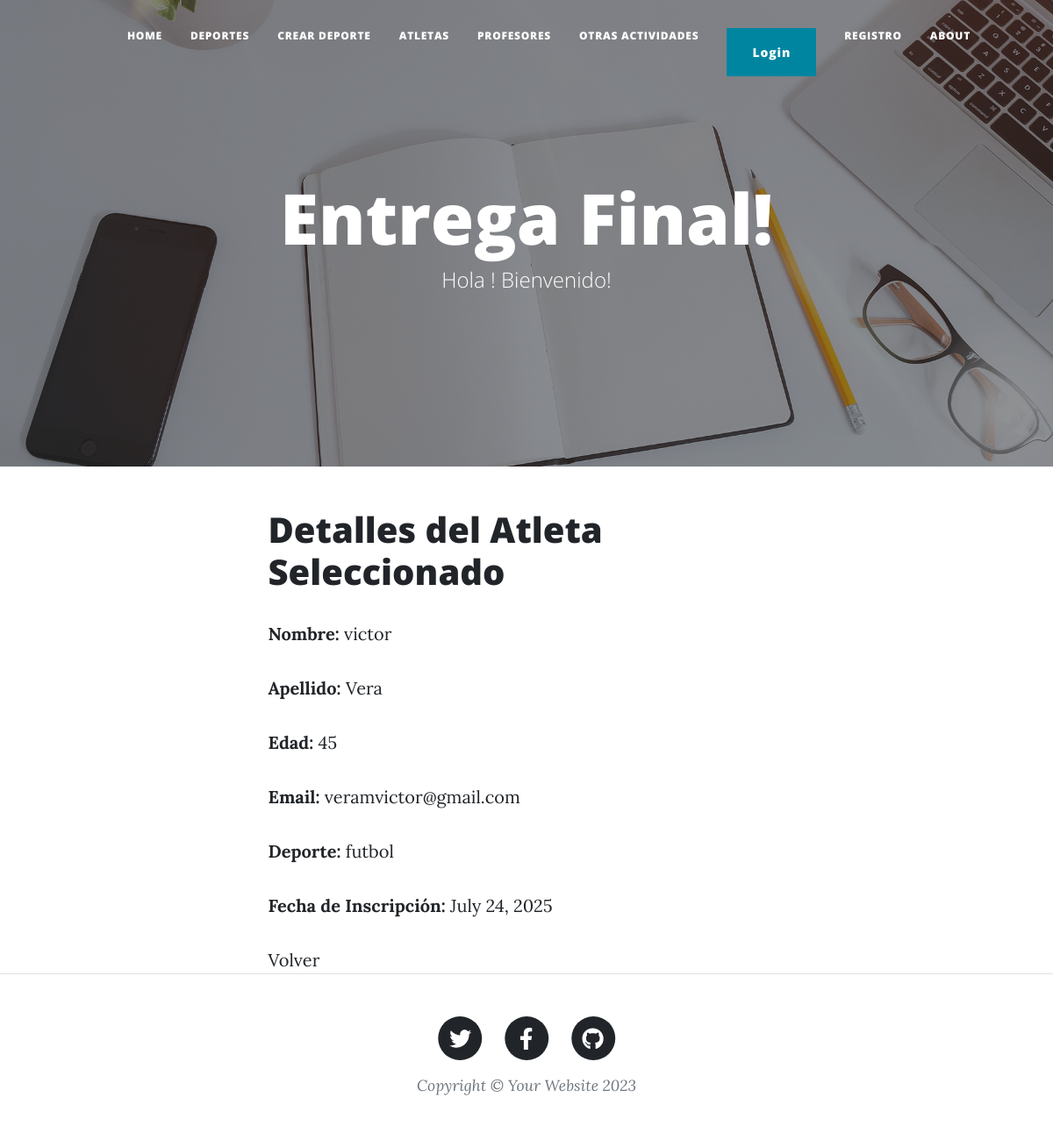
The app's page /detalle-atleta/3, older data.
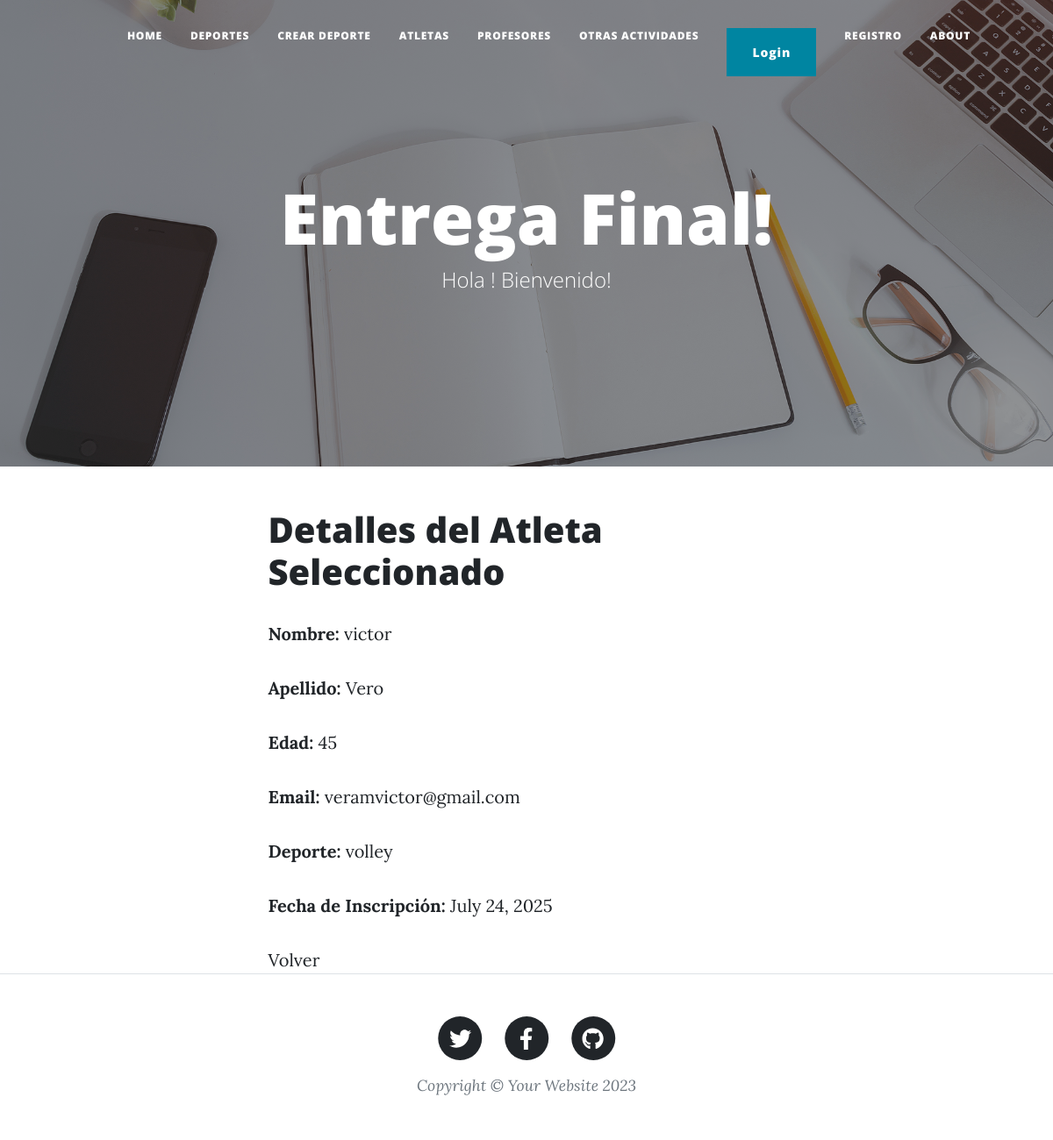
The same page, newer data.
### mi_primer_app/models.py (models this page shows, shortened)
class Atleta(models.Model):
    nombre = models.CharField(max_length=100)
    apellido = models.CharField(max_length=100)
    email = models.EmailField(unique=True)
    edad = models.IntegerField()
    deporte =models.CharField(max_length=100)
    fecha_inscripcion = models.DateField(auto_now_add=True)

### mi_primer_app/views.py (the view)
# urls.py: path('detalle-atleta/<int:pk>', AtletaDetailView.as_view(), name='detalle-atleta'),
class AtletaDetailView(DetailView):
     model = Atleta
     template_name = 'mi_primer_app/detalle_atleta.html'
     context_object_name = 'atleta'

### mi_primer_app/templates/mi_primer_app/detalle_atleta.html
{% extends "padre.html" %}
{% block content %}
<h1>Detalles del Atleta Seleccionado</h1>
<p><strong>Nombre:</strong> {{ atleta.nombre }}</p>
<p><strong>Apellido:</strong> {{ atleta.apellido }}</p>
<p><strong>Edad:</strong> {{ atleta.edad }}</p>
<p><strong>Email:</strong> {{ atleta.email }}</p>
<p><strong>Deporte:</strong> {{ atleta.deporte }}</p>
<p><strong>Fecha de Inscripción:</strong> {{ atleta.fecha_inscripcion }}</p>
<a href="{% url 'listar-atletas' %}">Volver</a>
{% endblock %}

Row changes from the older to the newer data that the page shows:
changed Atleta "victor": apellido "Vera" → "Vero"; deporte "futbol" → "volley"
